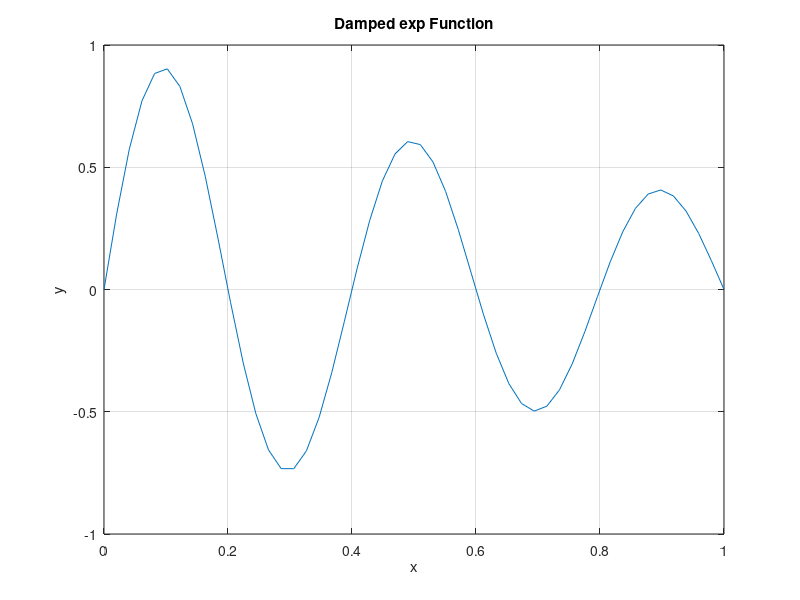

Write the MATLAB code that produced this figure.
%%Name Surname: Serkan Burak Örs
%Istanbul Technical University
%Aeronautics and Astronautics Faculty - Astronautical Engineering
%E-mail: orss19@itu.edu.tr
%BIL 113E - Summer 2020 - CRN:30156
%Instructor: Dr. Mustafa Resa Becan
%Week 3 - Date: 26/08/2020
%% linspace function produces a vector has linear intervals
% linspace(x1,x2,n) produces a vector between x1 and x2 at n intervals. 
% If you don’t use n, it creates 100 intervals automatically.
x=linspace(0,1,50); %produces the points between 0-1 with 50 int. on x axis
y=exp(-x).*sin(5*pi*x);
plot(x,y);
xlabel('x'), ylabel('y')
title('Damped exp Function');
grid on;
